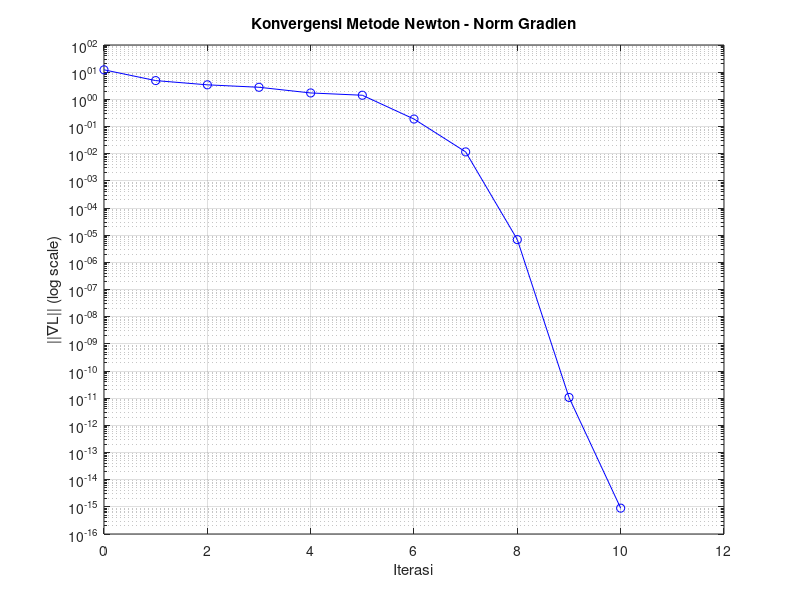

Write the MATLAB code that produced this figure.
function LagrangeNewton
    % Inisialisasi
    clear; clc;
    
    x0 = 2*sqrt(2);
    y0 = 0;
    lambda0 = 1;
    z0 = [x0; y0; lambda0];
    
    max_iter = 12;
    errors = zeros(max_iter, 1);
    
    z = z0;
    fprintf('Iterasi 0: x = %.4f, y = %.4f, lambda = %.4f\n', z(1), z(2), z(3));
    
    grad_init = gradientL(z(1), z(2), z(3));
    error_init = norm(grad_init);
    
    % Debug error awal per komponen
    fprintf('Error awal total = %.6f\n', error_init);
    fprintf('Error awal per arah:\n');
    fprintf('  dL/dx = %.6f\n', grad_init(1));
    fprintf('  dL/dy = %.6f\n', grad_init(2));
    fprintf('  dL/dλ = %.6f\n', grad_init(3));
    fprintf('Kendala = %.6f\n\n', constraintValue(z(1), z(2)));
    
    % Debug Hessian awal
    H_init = hessianL(z(1), z(2), z(3));
    fprintf('Hessian awal:\n');
    fprintf('[%.6f %.6f %.6f]\n', H_init(1,1), H_init(1,2), H_init(1,3));
    fprintf('[%.6f %.6f %.6f]\n', H_init(2,1), H_init(2,2), H_init(2,3));
    fprintf('[%.6f %.6f %.6f]\n\n', H_init(3,1), H_init(3,2), H_init(3,3));
    
    for k = 1:max_iter
        grad = gradientL(z(1), z(2), z(3));
        Hk = hessianL(z(1), z(2), z(3));
        
        fprintf('Iterasi %d:\n', k);
        
        % Debug Hessian SEBELUM update z
        fprintf('Hessian:\n');
        fprintf('[%.6f %.6f %.6f]\n', Hk(1,1), Hk(1,2), Hk(1,3));
        fprintf('[%.6f %.6f %.6f]\n', Hk(2,1), Hk(2,2), Hk(2,3));
        fprintf('[%.6f %.6f %.6f]\n\n', Hk(3,1), Hk(3,2), Hk(3,3));
        
        z_new = z - Hk\grad;
        
        grad_new = gradientL(z_new(1), z_new(2), z_new(3));
        error = norm(grad_new);
        errors(k) = error;
        
        fprintf('x = %.6f, y = %.6f, lambda = %.6f\n', z_new(1), z_new(2), z_new(3));
        fprintf('Error total = %.6f\n', error);
        fprintf('Error per arah:\n');
        fprintf('  dL/dx = %.6f\n', grad_new(1));
        fprintf('  dL/dy = %.6f\n', grad_new(2));
        fprintf('  dL/dλ = %.6f\n', grad_new(3));
        fprintf('Kendala = %.6f\n\n', constraintValue(z_new(1), z_new(2)));
        
        z = z_new;
    end
    
    % Plot konvergensi
    figure;
    semilogy(0:max_iter, [error_init; errors], 'b-o');
    grid on;
    xlabel('Iterasi');
    ylabel('||∇L|| (log scale)');
    title('Konvergensi Metode Newton - Norm Gradien');
end

% Fungsi-fungsi pendukung tetap sama
function grad = gradientL(x, y, lambda)
    dL_dx = -4*(-2*x + y + 20)/5 + lambda*x/4;
    dL_dy = 2*(-2*x + y + 20)/5 + lambda*y/16;
    dL_dlambda = x^2/8 + y^2/32 - 1;
    
    grad = [dL_dx; dL_dy; dL_dlambda];
end

function H = hessianL(x, y, lambda)
    % Hitung turunan kedua untuk blok kiri atas 2x2
    d2f_dx2 = 8/5;
    d2f_dxdy = -4/5;
    d2f_dy2 = 2/5;
    
    d2g_dx2 = 1/4;
    d2g_dy2 = 1/16;
    d2g_dxdy = 0;
    
    % Turunan kedua terhadap lambda dan x,y
    d2L_dldx = x/4;    % ∂/∂λ(∂L/∂x) = ∂/∂x(∂L/∂λ) = x/4
    d2L_dldy = y/16;   % ∂/∂λ(∂L/∂y) = ∂/∂y(∂L/∂λ) = y/16
    
    H = [d2f_dx2 + lambda*d2g_dx2,  d2f_dxdy + lambda*d2g_dxdy,  d2L_dldx;
         d2f_dxdy + lambda*d2g_dxdy, d2f_dy2 + lambda*d2g_dy2,   d2L_dldy;
         d2L_dldx,                   d2L_dldy,                    0      ];
end
function c = constraintValue(x, y)
    c = x^2/8 + y^2/32 - 1;
end